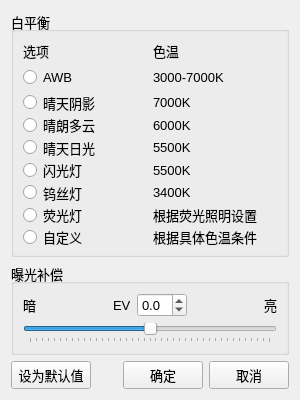
<?xml version="1.0" encoding="UTF-8"?>
<ui version="4.0">
 <class>CameraParamForm</class>
 <widget class="QWidget" name="CameraParamForm">
  <property name="geometry">
   <rect>
    <x>0</x>
    <y>0</y>
    <width>300</width>
    <height>400</height>
   </rect>
  </property>
  <property name="minimumSize">
   <size>
    <width>300</width>
    <height>400</height>
   </size>
  </property>
  <property name="maximumSize">
   <size>
    <width>300</width>
    <height>400</height>
   </size>
  </property>
  <property name="font">
   <font>
    <family>Microsoft YaHei UI</family>
    <pointsize>10</pointsize>
   </font>
  </property>
  <property name="windowTitle">
   <string>相机参数</string>
  </property>
  <property name="windowIcon">
   <iconset resource="resource.qrc">
    <normaloff>:/icon/images/ips.ico</normaloff>:/icon/images/ips.ico</iconset>
  </property>
  <layout class="QGridLayout" name="gridLayout_3">
   <item row="0" column="0">
    <layout class="QVBoxLayout" name="verticalLayout_5">
     <item>
      <layout class="QVBoxLayout" name="verticalLayout_4">
       <item>
        <widget class="QGroupBox" name="groupBoxWhiteBalance">
         <property name="title">
          <string>白平衡</string>
         </property>
         <layout class="QGridLayout" name="gridLayout">
          <item row="0" column="0">
           <widget class="QLabel" name="labelOption">
            <property name="text">
             <string>选项</string>
            </property>
           </widget>
          </item>
          <item row="0" column="1">
           <widget class="QLabel" name="labelColor">
            <property name="text">
             <string>色温</string>
            </property>
           </widget>
          </item>
          <item row="1" column="0" colspan="2">
           <layout class="QVBoxLayout" name="verticalLayout_3">
            <item>
             <layout class="QHBoxLayout" name="horizontalLayout_9">
              <item>
               <widget class="QRadioButton" name="radioButtonAWB">
                <property name="toolTip">
                 <string>&lt;html&gt;
&lt;head/&gt;
&lt;body&gt;
&lt;p&gt;&lt;span style=&quot; color:#5500ff;&quot;&gt;自动白平衡 Auto White Balance&lt;/span&gt;&lt;/p&gt;
&lt;/body&gt;
&lt;/html&gt;</string>
                </property>
                <property name="text">
                 <string>AWB</string>
                </property>
                <property name="icon">
                 <iconset resource="resource.qrc">
                  <normaloff>:/camera/images/balance.ico</normaloff>:/camera/images/balance.ico</iconset>
                </property>
               </widget>
              </item>
              <item>
               <widget class="QLabel" name="labelAWB">
                <property name="text">
                 <string>3000-7000K</string>
                </property>
               </widget>
              </item>
             </layout>
            </item>
            <item>
             <layout class="QVBoxLayout" name="verticalLayout_2">
              <item>
               <layout class="QHBoxLayout" name="horizontalLayout_2">
                <item>
                 <widget class="QRadioButton" name="radioButtonSunShadow">
                  <property name="text">
                   <string>晴天阴影</string>
                  </property>
                  <property name="icon">
                   <iconset resource="resource.qrc">
                    <normaloff>:/camera/images/shadow.ico</normaloff>:/camera/images/shadow.ico</iconset>
                  </property>
                 </widget>
                </item>
                <item>
                 <widget class="QLabel" name="labelSunShadow">
                  <property name="text">
                   <string>7000K</string>
                  </property>
                 </widget>
                </item>
               </layout>
              </item>
              <item>
               <layout class="QHBoxLayout" name="horizontalLayout_3">
                <item>
                 <widget class="QRadioButton" name="radioButtonSunCloud">
                  <property name="text">
                   <string>晴朗多云</string>
                  </property>
                  <property name="icon">
                   <iconset resource="resource.qrc">
                    <normaloff>:/camera/images/cloud.ico</normaloff>:/camera/images/cloud.ico</iconset>
                  </property>
                 </widget>
                </item>
                <item>
                 <widget class="QLabel" name="labelSunCloud">
                  <property name="text">
                   <string>6000K</string>
                  </property>
                 </widget>
                </item>
               </layout>
              </item>
              <item>
               <layout class="QHBoxLayout" name="horizontalLayout_4">
                <item>
                 <widget class="QRadioButton" name="radioButtonSun">
                  <property name="text">
                   <string>晴天日光</string>
                  </property>
                  <property name="icon">
                   <iconset resource="resource.qrc">
                    <normaloff>:/camera/images/sun.ico</normaloff>:/camera/images/sun.ico</iconset>
                  </property>
                 </widget>
                </item>
                <item>
                 <widget class="QLabel" name="labelSun">
                  <property name="text">
                   <string>5500K</string>
                  </property>
                 </widget>
                </item>
               </layout>
              </item>
              <item>
               <layout class="QHBoxLayout" name="horizontalLayout_5">
                <item>
                 <widget class="QRadioButton" name="radioButtonFlash">
                  <property name="text">
                   <string>闪光灯</string>
                  </property>
                  <property name="icon">
                   <iconset resource="resource.qrc">
                    <normaloff>:/camera/images/flash.ico</normaloff>:/camera/images/flash.ico</iconset>
                  </property>
                 </widget>
                </item>
                <item>
                 <widget class="QLabel" name="labelflash">
                  <property name="text">
                   <string>5500K</string>
                  </property>
                 </widget>
                </item>
               </layout>
              </item>
              <item>
               <layout class="QHBoxLayout" name="horizontalLayout_6">
                <item>
                 <widget class="QRadioButton" name="radioButtonTungsten">
                  <property name="text">
                   <string>钨丝灯</string>
                  </property>
                  <property name="icon">
                   <iconset resource="resource.qrc">
                    <normaloff>:/camera/images/tungsten.ico</normaloff>:/camera/images/tungsten.ico</iconset>
                  </property>
                 </widget>
                </item>
                <item>
                 <widget class="QLabel" name="label_10">
                  <property name="text">
                   <string>3400K</string>
                  </property>
                 </widget>
                </item>
               </layout>
              </item>
              <item>
               <layout class="QHBoxLayout" name="horizontalLayout_7">
                <item>
                 <widget class="QRadioButton" name="radioButtonFluorestent">
                  <property name="text">
                   <string>荧光灯</string>
                  </property>
                  <property name="icon">
                   <iconset resource="resource.qrc">
                    <normaloff>:/camera/images/fluorestent.ico</normaloff>:/camera/images/fluorestent.ico</iconset>
                  </property>
                 </widget>
                </item>
                <item>
                 <widget class="QLabel" name="labelfluorestent">
                  <property name="text">
                   <string>根据荧光照明设置</string>
                  </property>
                 </widget>
                </item>
               </layout>
              </item>
              <item>
               <layout class="QHBoxLayout" name="horizontalLayout_8">
                <item>
                 <widget class="QRadioButton" name="radioButtonCustom">
                  <property name="toolTip">
                   <string>&lt;html&gt;&lt;head/&gt;&lt;body&gt;&lt;p&gt;&lt;span style=&quot; color:#5500ff;&quot;&gt;自定义处理色彩还原和色调&lt;/span&gt;&lt;/p&gt;&lt;/body&gt;&lt;/html&gt;</string>
                  </property>
                  <property name="text">
                   <string>自定义</string>
                  </property>
                  <property name="icon">
                   <iconset resource="resource.qrc">
                    <normaloff>:/camera/images/custom.ico</normaloff>:/camera/images/custom.ico</iconset>
                  </property>
                 </widget>
                </item>
                <item>
                 <widget class="QLabel" name="labelCustom">
                  <property name="text">
                   <string>根据具体色温条件</string>
                  </property>
                 </widget>
                </item>
               </layout>
              </item>
             </layout>
            </item>
           </layout>
          </item>
         </layout>
        </widget>
       </item>
       <item>
        <widget class="QGroupBox" name="groupBoxExposure">
         <property name="title">
          <string>曝光补偿</string>
         </property>
         <layout class="QGridLayout" name="gridLayout_2">
          <item row="0" column="0">
           <layout class="QVBoxLayout" name="verticalLayout">
            <item>
             <layout class="QHBoxLayout" name="horizontalLayout">
              <item>
               <widget class="QLabel" name="labelDark">
                <property name="text">
                 <string>暗</string>
                </property>
               </widget>
              </item>
              <item>
               <spacer name="horizontalSpacer">
                <property name="orientation">
                 <enum>Qt::Horizontal</enum>
                </property>
                <property name="sizeHint" stdset="0">
                 <size>
                  <width>40</width>
                  <height>20</height>
                 </size>
                </property>
               </spacer>
              </item>
              <item>
               <widget class="QLabel" name="labelEV">
                <property name="toolTip">
                 <string>&lt;html&gt;&lt;head/&gt;&lt;body&gt;&lt;p&gt;&lt;span style=&quot; font-family:'arial'; font-size:13px; color:#5500ff; background-color:#ffffff;&quot;&gt;Exposure Values，&lt;/span&gt;&lt;span style=&quot; font-family:'arial,宋体,sans-serif'; font-size:12px; color:#5500ff; background-color:#ffffff;&quot;&gt;突显画面清晰度&lt;/span&gt;&lt;/p&gt;&lt;/body&gt;&lt;/html&gt;</string>
                </property>
                <property name="text">
                 <string>EV</string>
                </property>
               </widget>
              </item>
              <item>
               <widget class="QDoubleSpinBox" name="doubleSpinBoxEV">
                <property name="wrapping">
                 <bool>false</bool>
                </property>
                <property name="frame">
                 <bool>true</bool>
                </property>
                <property name="buttonSymbols">
                 <enum>QAbstractSpinBox::UpDownArrows</enum>
                </property>
                <property name="decimals">
                 <number>1</number>
                </property>
                <property name="minimum">
                 <double>-2.000000000000000</double>
                </property>
                <property name="maximum">
                 <double>2.000000000000000</double>
                </property>
                <property name="stepType">
                 <enum>QAbstractSpinBox::DefaultStepType</enum>
                </property>
               </widget>
              </item>
              <item>
               <spacer name="horizontalSpacer_2">
                <property name="orientation">
                 <enum>Qt::Horizontal</enum>
                </property>
                <property name="sizeHint" stdset="0">
                 <size>
                  <width>40</width>
                  <height>20</height>
                 </size>
                </property>
               </spacer>
              </item>
              <item>
               <widget class="QLabel" name="labelBright">
                <property name="text">
                 <string>亮</string>
                </property>
               </widget>
              </item>
             </layout>
            </item>
            <item>
             <widget class="QSlider" name="horizontalSliderEV">
              <property name="minimum">
               <number>-20</number>
              </property>
              <property name="maximum">
               <number>20</number>
              </property>
              <property name="pageStep">
               <number>3</number>
              </property>
              <property name="orientation">
               <enum>Qt::Horizontal</enum>
              </property>
              <property name="tickPosition">
               <enum>QSlider::TicksBelow</enum>
              </property>
             </widget>
            </item>
           </layout>
          </item>
         </layout>
        </widget>
       </item>
       <item>
        <spacer name="verticalSpacer">
         <property name="orientation">
          <enum>Qt::Vertical</enum>
         </property>
         <property name="sizeHint" stdset="0">
          <size>
           <width>20</width>
           <height>40</height>
          </size>
         </property>
        </spacer>
       </item>
      </layout>
     </item>
     <item>
      <layout class="QHBoxLayout" name="horizontalLayout_10">
       <item>
        <widget class="QPushButton" name="pushButtonSetDefault">
         <property name="text">
          <string>设为默认值</string>
         </property>
        </widget>
       </item>
       <item>
        <spacer name="horizontalSpacer_3">
         <property name="orientation">
          <enum>Qt::Horizontal</enum>
         </property>
         <property name="sizeHint" stdset="0">
          <size>
           <width>40</width>
           <height>20</height>
          </size>
         </property>
        </spacer>
       </item>
       <item>
        <widget class="QPushButton" name="pushButtonSubmit">
         <property name="text">
          <string>确定</string>
         </property>
        </widget>
       </item>
       <item>
        <widget class="QPushButton" name="pushButtonCancel">
         <property name="text">
          <string>取消</string>
         </property>
        </widget>
       </item>
      </layout>
     </item>
    </layout>
   </item>
  </layout>
 </widget>
 <resources>
  <include location="resource.qrc"/>
 </resources>
 <connections>
  <connection>
   <sender>pushButtonCancel</sender>
   <signal>clicked()</signal>
   <receiver>CameraParamForm</receiver>
   <slot>close()</slot>
   <hints>
    <hint type="sourcelabel">
     <x>258</x>
     <y>375</y>
    </hint>
    <hint type="destinationlabel">
     <x>293</x>
     <y>352</y>
    </hint>
   </hints>
  </connection>
 </connections>
</ui>
